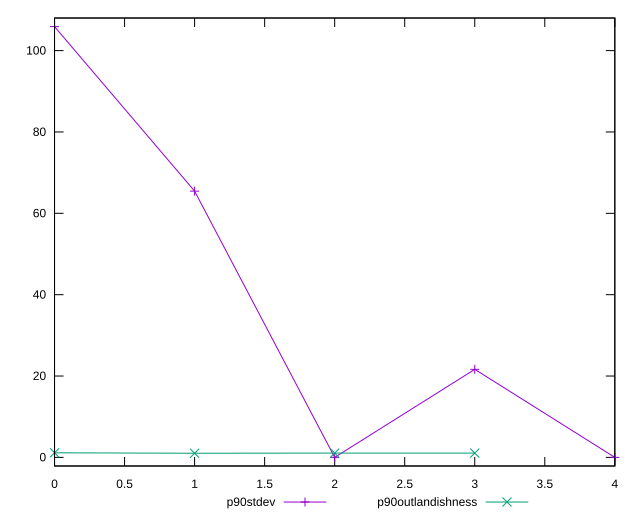

Reproduce this figure in gnuplot.
reset

$p90Stdev <<EOF
0 105.8974024520158
1 65.45484553479368
2 0
3 21.645733988697724
4 0
EOF

$p90Outlandishness <<EOF
0 1.1265957944535026
1 1.016140801451247
2 1.0609
3 1.0570410156249999
EOF

set key outside below
set xrange [0:4]
set yrange [-2.117948049040316:108.01535050105612]
set trange [-2.117948049040316:108.01535050105612]
set terminal svg size 640, 520 enhanced background rgb 'white'
set output "report_00011_2021-02-09T10:53:21.242Z/unused-css-rules/progression/stddev.svg"

plot $p90Stdev title "p90stdev" with linespoints, \
     $p90Outlandishness title "p90outlandishness" with linespoints

reset
